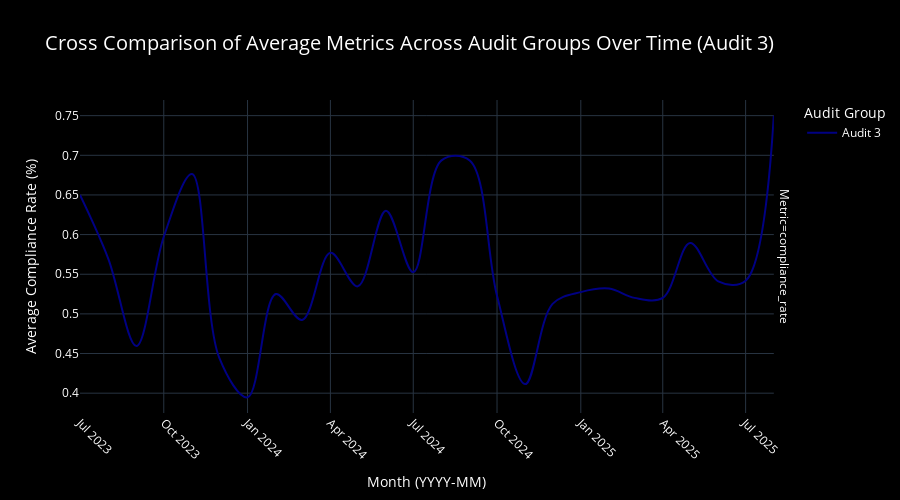

Notebook code for this chart:
### Code cell
create_cross_comparison_graph(df, date_col='date', filter_column='reference_number', filter_value=['Audit 3'], metric_cols='compliance_rate', start_date=None, end_date=None)

### Figure 1 — Plotly figure (JSON) as saved in the notebook; plotly's stock layout.template omitted (floating-point values rounded to 4 significant figures)
{"data": [{"hovertemplate": "Month: %{x}<br>Avg: %{y:.2%}<br>Audit Group: %{trace.name}", "legendgroup": "Audit 3", "line": {"color": "rgb(0,0,131)", "dash": "solid", "shape": "spline"}, "marker": {"symbol": "circle"}, "mode": "lines", "name": "Audit 3", "orientation": "v", "showlegend": true, "type": "scatter", "x": ["2023-07", "2023-08", "2023-09", "2023-10", "2023-11", "2023-12", "2024-01", "2024-02", "2024-03", "2024-04", "2024-05", "2024-06", "2024-07", "2024-08", "2024-09", "2024-10", "2024-11", "2024-12", "2025-01", "2025-02", "2025-03", "2025-04", "2025-05", "2025-06", "2025-07", "2025-08"], "xaxis": "x", "y": [0.65, 0.5698, 0.4595, 0.5972, 0.6765, 0.4444, 0.3947, 0.525, 0.4923, 0.577, 0.5347, 0.6299, 0.5526, 0.6936, 0.6935, 0.5227, 0.4115, 0.5126, 0.5274, 0.5319, 0.5202, 0.5202, 0.5895, 0.5411, 0.5417, 0.75], "yaxis": "y"}], "layout": {"annotations": [{"font": {}, "showarrow": false, "text": "Metric=compliance_rate", "textangle": 90, "x": 0.98, "xanchor": "left", "xref": "paper", "y": 0.5, "yanchor": "middle", "yref": "paper"}], "font": {"color": "white"}, "height": 500, "legend": {"font": {"color": "white"}, "title": {"font": {"color": "white"}, "text": "Audit Group"}, "tracegroupgap": 0}, "paper_bgcolor": "black", "plot_bgcolor": "black", "title": {"font": {"size": 20}, "text": "Cross Comparison of Average Metrics Across Audit Groups Over Time (Audit 3)"}, "xaxis": {"anchor": "y", "domain": [0, 0.98], "tickangle": 45, "title": {"text": "Month (YYYY-MM)"}}, "yaxis": {"anchor": "x", "domain": [0, 1], "title": {"text": "Average Compliance Rate (%)"}}}}
